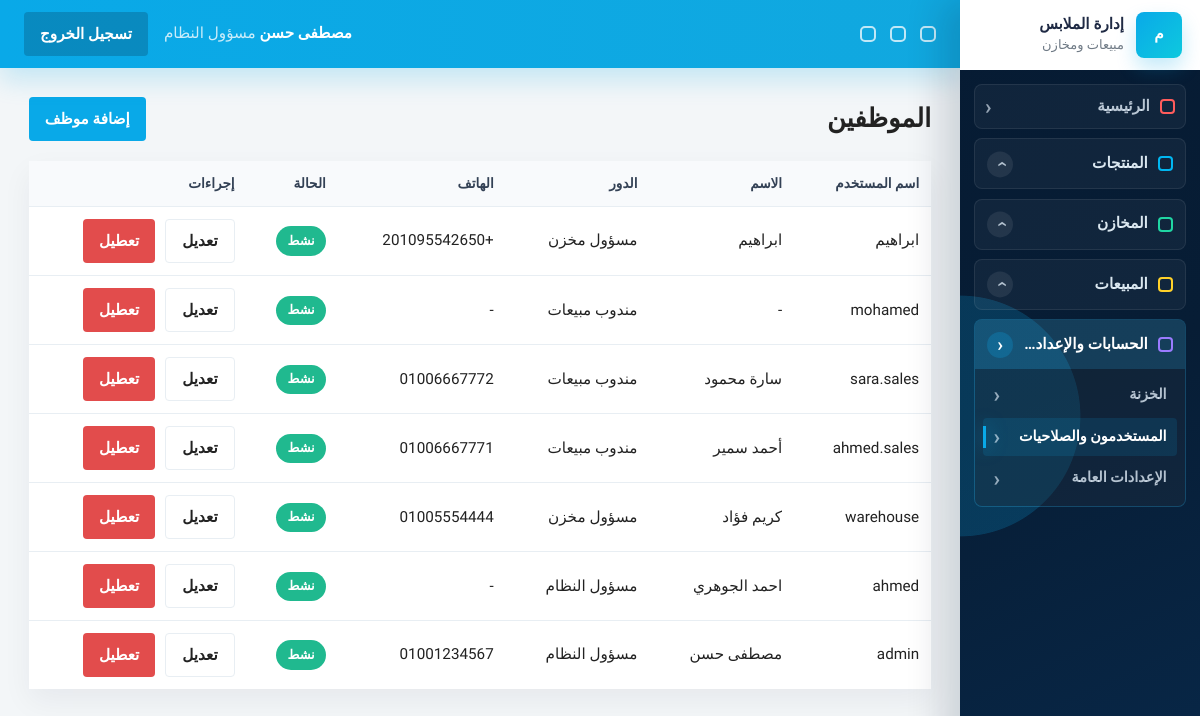
Screenshot of /accounts/users/ (signed in) with the database file from the repository.
### accounts/models.py (models this page shows, shortened)
class User(AbstractUser):
    ROLE_MANAGER = 'manager'
    ROLE_SALES = 'sales'
    ROLE_WAREHOUSE = 'warehouse'
    ROLE_CHOICES = [
        (ROLE_MANAGER, 'مسؤول النظام'),
        (ROLE_SALES, 'مندوب مبيعات'),
        (ROLE_WAREHOUSE, 'مسؤول مخزن'),
    ]
    role = models.CharField(max_length=20, choices=ROLE_CHOICES, default=ROLE_SALES, db_index=True)
    phone = models.CharField(max_length=20, blank=True, null=True)
    created_at = models.DateTimeField(auto_now_add=True, db_index=True)
    class Meta:
        indexes = [
            models.Index(fields=['role', 'is_active']),
            models.Index(fields=['created_at']),
        ]
    @property
    def is_manager(self):
        return self.role == self.ROLE_MANAGER or self.is_superuser

### accounts/views.py (the view)
# urls.py: path('users/', views.UserListView.as_view(), name='user_list'),
class UserListView(ManagerRequiredMixin, ListView):
    model = User
    template_name = 'accounts/users/list.html'
    context_object_name = 'users'
    paginate_by = 20
    def get_queryset(self):
        return User.objects.order_by('-created_at')

### accounts/permissions.py (called while the page is built)
def has_role(user, *roles):
    if not user.is_authenticated:
        return False
    if user.is_superuser or getattr(user, 'role', None) == 'manager':
        return True
    return getattr(user, 'role', None) in roles

    def test_func(self):
        return has_role(self.request.user, *self.allowed_roles)

### templates/accounts/users/list.html (shortened to what this page needs)
{% extends 'base.html' %}
{% block content %}
<div class="page-head">
    <h1>الموظفين</h1>
    <a class="btn btn-accent" href="{% url 'accounts:user_create' %}">إضافة موظف</a>
</div>
<div class="table-wrap">
    <table>
        <thead><tr><th>اسم المستخدم</th><th>الاسم</th><th>الدور</th><th>الهاتف</th><th>الحالة</th><th>إجراءات</th></tr></thead>
        <tbody>
        {% for user in users %}
            <tr>
                <td>{{ user.username }}</td>
                <td>{{ user.get_full_name|default:'-' }}</td>
                <td>{{ user.get_role_display }}</td>
                <td>{{ user.phone|default:'-' }}</td>
                <td><span class="badge {% if user.is_active %}success{% else %}danger{% endif %}">{% if user.is_active %}نشط{% else %}معطل{% endif %}</span></td>
                <td class="actions">
                    <a class="btn btn-light" href="{% url 'accounts:user_update' user.pk %}">تعديل</a>
                    <form method="post" action="{% url 'accounts:user_deactivate' user.pk %}" data-confirm="تعطيل هذا الموظف؟">{% csrf_token %}<button class="btn btn-danger">تعطيل</button></form>
                </td>
            </tr>
        {% empty %}
            <tr><td colspan="6">لا توجد بيانات</td></tr>
        {% endfor %}
        </tbody>
    </table>
</div>
{% endblock %}

### templates/partials/navbar.html (shortened to what this page needs)
<header class="topbar">
    <div class="topbar-tools" aria-hidden="true">
        <span></span>
        <span></span>
        <span></span>
    </div>
    <div class="topbar-user">
        <strong>{{ request.user.get_full_name|default:request.user.username }}</strong>
        <span>{{ request.user.get_role_display }}</span>
    </div>
    <form method="post" action="{% url 'accounts:logout' %}">
        <button class="btn btn-secondary" type="submit">تسجيل الخروج</button>
    </form>
</header>

### static/css/main.css (style rules this page uses)
:root { --primary-color: #071d35; --secondary-color: #0b2e50; --accent-color: #09a9e8; --accent-strong: #0787c2; --accent-soft: #e8f7fd; --background-color: #f3f6f8; --surface-color: #ffffff; --surface-muted: #f7f9fb; --border-color: #e8eef3; --text-color: #222222; --muted-text: #707b86; --success-color: #20b98f; --warning-color: #e49322; --danger-color: #e24c4c; --info-color: #09a9e8; --shadow-soft: 0 0.75rem 2rem rgba(6, 27, 51, .08); --shadow-panel: 0 0.75rem 1.75rem rgba(6, 27, 51, .055); --focus-ring: 0 0 0 .2rem rgba(9, 169, 232, .2); --radius-sm: .25rem; --radius-md: .5rem; --space-1: .25rem; --space-2: .5rem; --space-3: .75rem; --space-4: 1rem; --space-5: 1.25rem; --space-6: 1.5rem; --space-8: 2rem; --sidebar-width: clamp(15rem, 18vw, 17rem); --content-width: 112rem; --touch-target: 2.75rem; }
*, *::before, *::after { box-sizing: border-box; }
html { min-height: 100%; overflow-x: hidden; text-size-adjust: 100%; -webkit-text-size-adjust: 100%; }
body { margin: 0; min-height: 100%; overflow-x: hidden; background: var(--background-color); color: var(--text-color); direction: rtl; text-align: right; font-family: "Cairo", Arial, sans-serif; font-size: clamp(.875rem, .84rem + .15vw, .975rem); line-height: 1.55; letter-spacing: 0; }
a { color: inherit; text-decoration: none; }
button, input, select, textarea { font: inherit; }
button { color: inherit; }
a, button, select, summary, [role="button"], [data-open-modal], [data-close-modal], [data-sidebar-toggle], [data-sidebar-close] { cursor: pointer; }
.topbar { position: sticky; top: 0; z-index: 20; display: flex; align-items: center; justify-content: space-between; gap: clamp(.625rem, 1.5vw, 1rem); min-height: 4.25rem; padding-inline: clamp(1rem, 2vw, 1.5rem); color: #fff; background: linear-gradient(90deg, #09a9e8, #11a8df); box-shadow: 0 .75rem 1.625rem rgba(9, 169, 232, .2); }
.topbar strong { font-size: .95rem; }
.topbar .muted, .topbar-user span { color: rgba(255, 255, 255, .78); }
.topbar-user { min-width: 0; margin-right: auto; }
.topbar-tools { display: flex; align-items: center; gap: .875rem; flex: 0 0 auto; }
.topbar-tools span { inline-size: 1rem; block-size: 1rem; border: .125rem solid rgba(255, 255, 255, .74); border-radius: .3125rem; }
.topbar .btn-secondary { background: rgba(6, 27, 51, .22); }
.page-head { display: flex; align-items: center; justify-content: space-between; gap: var(--space-4); margin-bottom: clamp(1rem, 2vw, 1.25rem); }
h1, h2 { margin: 0; color: var(--text-color); line-height: 1.35; }
h1 { font-size: clamp(1.25rem, 1.05rem + .75vw, 1.75rem); font-weight: 800; }
.card, .stat-card, .login-card, .invoice-box, .table-wrap, .metric-card, .chart-card, .profit-card, .mini-stat { background: var(--surface-color); box-shadow: var(--shadow-panel); }
.btn, .icon-btn { min-height: var(--touch-target); border: 0; cursor: pointer; font-weight: 800; line-height: 1.2; transition: transform .16s ease, box-shadow .16s ease, background .16s ease, border-color .16s ease; }
.btn { display: inline-flex; align-items: center; justify-content: center; gap: .5rem; padding: .6rem clamp(.75rem, 1.4vw, 1rem); border-radius: var(--radius-sm); white-space: nowrap; }
.btn-primary, .btn-accent { background: var(--accent-color); color: #fff; }
.btn-secondary { background: var(--secondary-color); color: #fff; }
.btn-danger { background: var(--danger-color); color: #fff; }
.btn-light { border: .0625rem solid var(--border-color); background: #fff; color: var(--text-color); }
.button-row, .actions, .form-actions, .inline-form { display: flex; flex-wrap: wrap; align-items: center; gap: .625rem; }
.actions form { display: inline; }
.table-wrap { width: 100%; max-width: 100%; overflow-x: auto; margin-bottom: clamp(1rem, 2vw, 1.25rem); -webkit-overflow-scrolling: touch; }
table { width: max-content; min-width: 100%; border-collapse: collapse; direction: rtl; }
th, td { padding: clamp(.65rem, 1vw, .875rem); border-bottom: .0625rem solid var(--border-color); text-align: right; vertical-align: middle; white-space: nowrap; }
thead th { background: #f8fafc; color: #334155; font-size: .85rem; font-weight: 800; }
tbody tr:last-child td { border-bottom: 0; }
.badge { display: inline-flex; align-items: center; justify-content: center; min-height: 1.7rem; padding: .3rem .7rem; border-radius: 999rem; background: var(--muted-text); color: #fff; font-size: .8rem; font-weight: 800; }
.badge.success, .status-completed { background: var(--success-color); }

### rows the page displays
User: user.get_full_name "مصطفى حسن", user.role "مسؤول النظام", username "admin", get_full_name "مصطفى حسن", role "مسؤول النظام", phone "01001234567", is_active "نشط"
User: username "ابراهيم", get_full_name "ابراهيم", role "مسؤول مخزن", phone "+201095542650", is_active "نشط"
User: username "mohamed", get_full_name "-", role "مندوب مبيعات", phone "-", is_active "نشط"
User: username "sara.sales", get_full_name "سارة محمود", role "مندوب مبيعات", phone "01006667772", is_active "نشط"
User: username "ahmed.sales", get_full_name "أحمد سمير", role "مندوب مبيعات", phone "01006667771", is_active "نشط"
User: username "warehouse", get_full_name "كريم فؤاد", role "مسؤول مخزن", phone "01005554444", is_active "نشط"
User: username "ahmed", get_full_name "احمد الجوهري", role "مسؤول النظام", phone "-", is_active "نشط"
